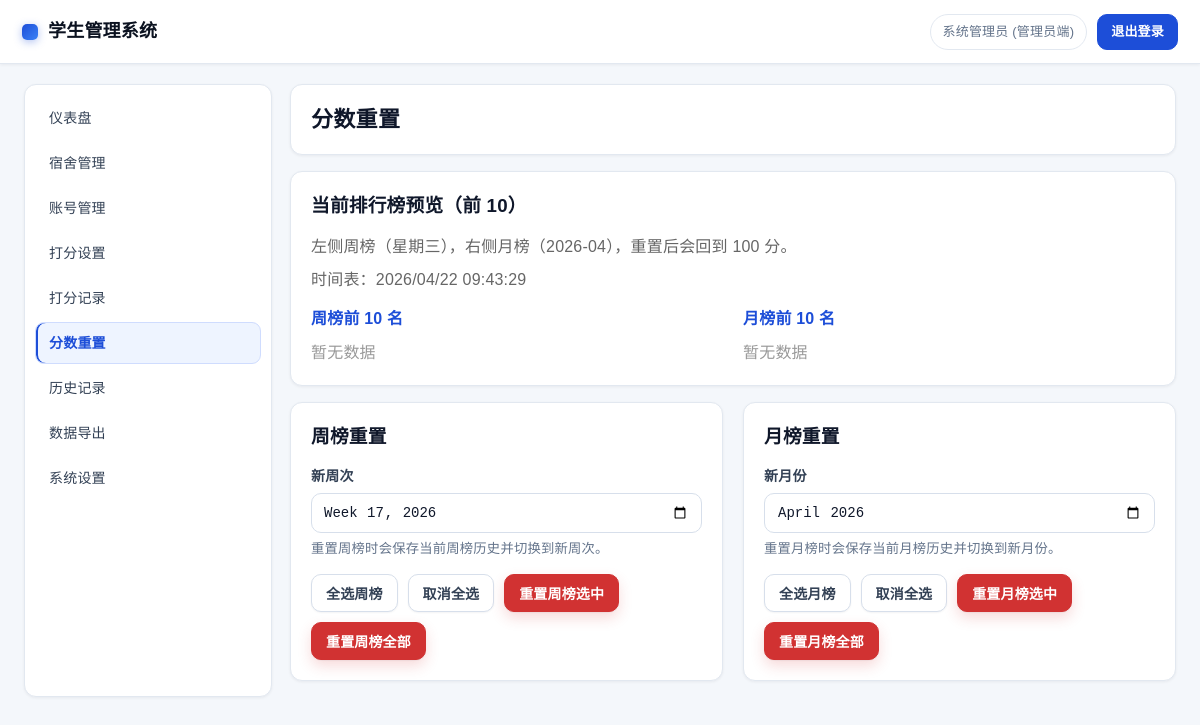
The page /admin/reset.php (signed in) on the database its author committed.
### tables this page shows
CREATE TABLE `settings` (
  `id` INT UNSIGNED NOT NULL AUTO_INCREMENT,
  `setting_key` VARCHAR(50) NOT NULL COMMENT '设置键',
  `setting_value` TEXT COMMENT '设置值',
  `description` VARCHAR(200) COMMENT '描述',
  `updated_at` DATETIME NOT NULL DEFAULT CURRENT_TIMESTAMP ON UPDATE CURRENT_TIMESTAMP,
  PRIMARY KEY (`id`),
  UNIQUE KEY `uk_setting_key` (`setting_key`)
);

### includes/auth.php (called while the page is built, shortened)
<?php
require_once __DIR__ . '/security.php';
require_once __DIR__ . '/functions.php';
function isLoggedIn() {
    return isset($_SESSION['user_id']) && !empty($_SESSION['user_id']);
}
function getCurrentUser() {
    return [
        'id' => $_SESSION['user_id'],
        'username' => $_SESSION['username'],
        'real_name' => $_SESSION['real_name'],
        'role' => $_SESSION['user_role']
    ];
}

### includes/db.php (called while the page is built, shortened)
<?php
class Database {
    private static $instance = null;
    private $pdo;
    private function __construct() {
        try {
            $dsn = "mysql:host=" . DB_HOST . ";dbname=" . DB_NAME . ";charset=" . DB_CHARSET;
            $options = [
                PDO::ATTR_ERRMODE => PDO::ERRMODE_EXCEPTION,
                PDO::ATTR_DEFAULT_FETCH_MODE => PDO::FETCH_ASSOC,
                PDO::ATTR_EMULATE_PREPARES => false,
            ];
            $this->pdo = new PDO($dsn, DB_USER, DB_PASS, $options);
        } catch (PDOException $e) {
            die('数据库连接失败: ' . $e->getMessage());
        }
    }
    public static function getInstance() {
        if (self::$instance === null) {
            self::$instance = new self();
        }
        return self::$instance;
    }
    public function query($sql, $params = []) {
        $stmt = $this->pdo->prepare($sql);
        $stmt->execute($params);
        return $stmt;
    }
    public function fetch($sql, $params = []) {
        return $this->query($sql, $params)->fetch();
    }
}
function db() {
    return Database::getInstance();
}

### includes/functions.php (called while the page is built, shortened)
<?php
function h($string) {
    return htmlspecialchars($string, ENT_QUOTES, 'UTF-8');
}
function getSetting($key, $default = null) {
    $result = db()->fetch("SELECT setting_value FROM settings WHERE setting_key = ?", [$key]);
    return $result ? $result['setting_value'] : $default;
}
function getCurrentWeekKey($timestamp = null) {
    $time = $timestamp === null ? time() : intval($timestamp);
    return date('o-\WW', $time);
}
function getCurrentMonthKey($timestamp = null) {
    $time = $timestamp === null ? time() : intval($timestamp);
    return date('Y-m', $time);
}
function isValidMonthKey($period) {
    return is_string($period) && preg_match('/^\d{4}-(0[1-9]|1[0-2])$/', $period);
}
function getCurrentMonthPeriod() {
    $period = trim((string) getSetting('current_month', ''));
    return $period;
}
function getSiteName() {
    try {
        $siteName = trim((string) getSetting('site_name', SITE_NAME));
    } catch (Exception $e) {
        $siteName = SITE_NAME;
    }
    return strlen($siteName) > 60 ? substr($siteName, 0, 60) : $siteName;
}
function getWeeklyMaxScore() {
    $raw = getSetting('weekly_max_score', null);
    $score = floatval($raw);
    return $score > 0 ? $score : DEFAULT_SCORE;
}

### admin/reset.php (the view, shortened to what this page needs)
<?php
require_once __DIR__ . '/../includes/auth.php';
require_once __DIR__ . '/../includes/db.php';
require_once __DIR__ . '/../includes/functions.php';
require_once __DIR__ . '/../includes/template.php';
$currentMonth = getCurrentMonthPeriod();
$maxScore = getWeeklyMaxScore();
$currentWeekday = getCurrentWeekdayCn();
$currentDisplayTime = getCurrentDisplayDatetime();
$weeklyTop10 = db()->fetchAll(
    "SELECT *
     FROM dormitories
     WHERE status = 1
     ORDER BY score DESC, dormitory_no ASC
     LIMIT 10"
);
$monthOrderField = hasDormitoryMonthlyScoreColumn() ? 'monthly_score' : 'score';
$monthlyTop10 = db()->fetchAll(
    "SELECT *
     FROM dormitories
     WHERE status = 1
     ORDER BY {$monthOrderField} DESC, dormitory_no ASC
     LIMIT 10"
);
renderHeader('分数重置');
?>
<div class="container" style="padding-top: 20px;">
    <div style="display: flex;">
        <div class="sidebar">
            <ul class="sidebar-menu">
                <li><a href="index.php">仪表盘</a></li>
                <li><a href="dormitories.php">宿舍管理</a></li>
                <li><a href="users.php">账号管理</a></li>
                <li><a href="settings.php">打分设置</a></li>
                <li><a href="records.php">打分记录</a></li>
                <li><a href="reset.php" class="active">分数重置</a></li>
                <li><a href="history.php">历史记录</a></li>
                <li><a href="export.php">数据导出</a></li>
                <li><a href="system.php">系统设置</a></li>
            </ul>
        </div>
        <div class="main-content">
            <div class="page-header">
                <h2>分数重置</h2>
            </div>
            <div class="card">
                <h3 style="margin-bottom: 15px;">当前排行榜预览（前 10）</h3>
                <p style="color: #666; margin-bottom: 15px;">
                    左侧周榜（<span data-live-clock="weekday"><?= h($currentWeekday) ?></span>），右侧月榜（<?= h($currentMonth) ?>），重置后会回到 <?= h($maxScore) ?> 分。
                </p>
                <p style="color: #666; margin: -6px 0 15px;">时间表：<span data-live-clock="datetime"><?= h($currentDisplayTime) ?></span></p>
                <div style="display: flex; gap: 20px;">
                    <div style="flex: 1;">
                        <h4 style="color: #1d4ed8; margin-bottom: 10px;">周榜前 10 名</h4>
                        <?php if (empty($weeklyTop10)): ?>
                            <p style="color: #999;">暂无数据</p>
                        <?php endif; ?>
                    </div>
                    <div style="flex: 1;">
                        <h4 style="color: #1d4ed8; margin-bottom: 10px;">月榜前 10 名</h4>
                        <?php if (empty($monthlyTop10)): ?>
                            <p style="color: #999;">暂无数据</p>
                        <?php endif; ?>
                    </div>
                </div>
            </div>
            <div style="display: flex; gap: 20px;">
                <div class="card" style="flex: 1;">
                    <h3 style="margin-bottom: 15px;">周榜重置</h3>
                    <form method="POST" id="weekResetForm">
                        <div class="form-group">
                            <label for="new_week">新周次</label>
                            <input type="week" id="new_week" name="new_week" required value="<?= h(getCurrentWeekKey()) ?>">
                            <small>重置周榜时会保存当前周榜历史并切换到新周次。</small>
                        </div>
                        <div style="display: flex; gap: 10px; flex-wrap: wrap;">
                            <button type="button" class="btn btn-secondary" onclick="selectAllScope('week')">全选周榜</button>
                            <button type="button" class="btn btn-secondary" onclick="deselectAllScope('week')">取消全选</button>
                            <button type="submit" class="btn btn-danger" name="action" value="week_reset_selected" onclick="return confirm('确定重置周榜已勾选宿舍吗？')">重置周榜选中</button>
                            <button type="submit" class="btn btn-danger" name="action" value="week_reset_all" onclick="return confirm('确定重置周榜全部宿舍吗？')">重置周榜全部</button>
                        </div>
                    </form>
                </div>
                <div class="card" style="flex: 1;">
                    <h3 style="margin-bottom: 15px;">月榜重置</h3>
                    <form method="POST" id="monthResetForm">
                        <div class="form-group">
                            <label for="new_month">新月份</label>
                            <input type="month" id="new_month" name="new_month" required value="<?= h(getCurrentMonthKey()) ?>">
                            <small>重置月榜时会保存当前月榜历史并切换到新月份。</small>
                        </div>
                        <div style="display: flex; gap: 10px; flex-wrap: wrap;">
                            <button type="button" class="btn btn-secondary" onclick="selectAllScope('month')">全选月榜</button>
                            <button type="button" class="btn btn-secondary" onclick="deselectAllScope('month')">取消全选</button>
                            <button type="submit" class="btn btn-danger" name="action" value="month_reset_selected" onclick="return confirm('确定重置月榜已勾选宿舍吗？')">重置月榜选中</button>
                            <button type="submit" class="btn btn-danger" name="action" value="month_reset_all" onclick="return confirm('确定重置月榜全部宿舍吗？')">重置月榜全部</button>
                        </div>
                    </form>
                </div>
            </div>
        </div>
    </div>
</div>
<?php renderFooter(); ?>

### includes/template.php (shortened to what this page needs)
<?php
function renderHeader($title = '', $extraStyles = '') {
    $currentUser = function_exists('getCurrentUser') ? getCurrentUser() : null;
    $roleClass = $currentUser && ($currentUser['role'] ?? '') === 'admin' ? 'role-admin' : 'role-inspector';
    $siteName = function_exists('getSiteName') ? getSiteName() : SITE_NAME;
?>
<!DOCTYPE html>
<html lang="zh-CN">
<head>
</head>
<body class="<?= $roleClass ?>">
    <nav class="navbar">
        <a href="index.php" class="navbar-brand"><?= h($siteName) ?></a>
        <?php if ($currentUser): ?>
            <div class="navbar-user">
                <span>
                    <?= h($currentUser['real_name']) ?>
                    (<?= $currentUser['role'] === 'admin' ? '管理员端' : '用户端' ?>)
                </span>
                <a href="../logout.php">退出登录</a>
            </div>
        <?php endif; ?>
    </nav>
<?php
}
function renderFooter() {
?>
</body>
</html>
<?php
}

### rows shown on the page
settings: setting_value "学生管理系统"
settings: setting_value "2026-04"
settings: setting_value "100"

### other values the page prints
$currentUser['real_name'] "系统管理员"
